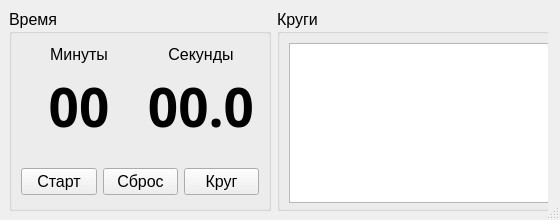
<?xml version="1.0" encoding="UTF-8"?>
<ui version="4.0">
 <class>MainWindow</class>
 <widget class="QMainWindow" name="MainWindow">
  <property name="geometry">
   <rect>
    <x>0</x>
    <y>0</y>
    <width>560</width>
    <height>220</height>
   </rect>
  </property>
  <property name="sizePolicy">
   <sizepolicy hsizetype="Fixed" vsizetype="Fixed">
    <horstretch>0</horstretch>
    <verstretch>0</verstretch>
   </sizepolicy>
  </property>
  <property name="minimumSize">
   <size>
    <width>560</width>
    <height>220</height>
   </size>
  </property>
  <property name="maximumSize">
   <size>
    <width>560</width>
    <height>246</height>
   </size>
  </property>
  <property name="font">
   <font>
    <pointsize>12</pointsize>
   </font>
  </property>
  <property name="windowTitle">
   <string>09_task_0501 --&gt; Секундомер</string>
  </property>
  <widget class="QWidget" name="centralwidget">
   <property name="sizePolicy">
    <sizepolicy hsizetype="Fixed" vsizetype="Fixed">
     <horstretch>0</horstretch>
     <verstretch>0</verstretch>
    </sizepolicy>
   </property>
   <property name="minimumSize">
    <size>
     <width>0</width>
     <height>220</height>
    </size>
   </property>
   <property name="maximumSize">
    <size>
     <width>548</width>
     <height>220</height>
    </size>
   </property>
   <layout class="QHBoxLayout" name="horizontalLayout">
    <item>
     <widget class="QGroupBox" name="groupBox_1">
      <property name="sizePolicy">
       <sizepolicy hsizetype="Fixed" vsizetype="Preferred">
        <horstretch>0</horstretch>
        <verstretch>0</verstretch>
       </sizepolicy>
      </property>
      <property name="minimumSize">
       <size>
        <width>0</width>
        <height>100</height>
       </size>
      </property>
      <property name="font">
       <font>
        <pointsize>12</pointsize>
        <bold>false</bold>
       </font>
      </property>
      <property name="title">
       <string>Время</string>
      </property>
      <layout class="QGridLayout" name="gridLayout_2">
       <item row="0" column="1">
        <layout class="QVBoxLayout" name="verticalLayout_3">
         <item>
          <widget class="QLabel" name="lb_minutes">
           <property name="sizePolicy">
            <sizepolicy hsizetype="Preferred" vsizetype="Fixed">
             <horstretch>0</horstretch>
             <verstretch>0</verstretch>
            </sizepolicy>
           </property>
           <property name="font">
            <font>
             <pointsize>12</pointsize>
             <bold>false</bold>
            </font>
           </property>
           <property name="text">
            <string>Минуты</string>
           </property>
           <property name="alignment">
            <set>Qt::AlignCenter</set>
           </property>
          </widget>
         </item>
         <item>
          <widget class="QLabel" name="lb_count_minutes">
           <property name="sizePolicy">
            <sizepolicy hsizetype="Preferred" vsizetype="Fixed">
             <horstretch>0</horstretch>
             <verstretch>0</verstretch>
            </sizepolicy>
           </property>
           <property name="font">
            <font>
             <family>DS-Digital</family>
             <pointsize>40</pointsize>
             <bold>true</bold>
            </font>
           </property>
           <property name="text">
            <string>00</string>
           </property>
           <property name="alignment">
            <set>Qt::AlignCenter</set>
           </property>
          </widget>
         </item>
        </layout>
       </item>
       <item row="0" column="2">
        <layout class="QVBoxLayout" name="verticalLayout_4">
         <item>
          <widget class="QLabel" name="lb_seconds">
           <property name="sizePolicy">
            <sizepolicy hsizetype="Preferred" vsizetype="Fixed">
             <horstretch>0</horstretch>
             <verstretch>0</verstretch>
            </sizepolicy>
           </property>
           <property name="font">
            <font>
             <pointsize>12</pointsize>
             <bold>false</bold>
            </font>
           </property>
           <property name="text">
            <string>Секунды</string>
           </property>
           <property name="alignment">
            <set>Qt::AlignCenter</set>
           </property>
          </widget>
         </item>
         <item>
          <widget class="QLabel" name="lb_count_seconds">
           <property name="sizePolicy">
            <sizepolicy hsizetype="Preferred" vsizetype="Fixed">
             <horstretch>0</horstretch>
             <verstretch>0</verstretch>
            </sizepolicy>
           </property>
           <property name="font">
            <font>
             <family>DS-Digital</family>
             <pointsize>40</pointsize>
             <bold>true</bold>
            </font>
           </property>
           <property name="text">
            <string>00.0</string>
           </property>
           <property name="textFormat">
            <enum>Qt::PlainText</enum>
           </property>
           <property name="alignment">
            <set>Qt::AlignCenter</set>
           </property>
          </widget>
         </item>
        </layout>
       </item>
       <item row="2" column="1" colspan="2">
        <layout class="QHBoxLayout" name="horizontalLayout_3">
         <item>
          <widget class="QPushButton" name="pb_start_stop">
           <property name="text">
            <string>Старт</string>
           </property>
          </widget>
         </item>
         <item>
          <widget class="QPushButton" name="pb_reset">
           <property name="text">
            <string>Сброс</string>
           </property>
          </widget>
         </item>
         <item>
          <widget class="QPushButton" name="pb_lap">
           <property name="text">
            <string>Круг</string>
           </property>
          </widget>
         </item>
        </layout>
       </item>
       <item row="1" column="1" colspan="2">
        <spacer name="verticalSpacer">
         <property name="orientation">
          <enum>Qt::Vertical</enum>
         </property>
         <property name="sizeType">
          <enum>QSizePolicy::Fixed</enum>
         </property>
         <property name="sizeHint" stdset="0">
          <size>
           <width>20</width>
           <height>17</height>
          </size>
         </property>
        </spacer>
       </item>
      </layout>
     </widget>
    </item>
    <item>
     <widget class="QGroupBox" name="groupBox_2">
      <property name="sizePolicy">
       <sizepolicy hsizetype="Fixed" vsizetype="Preferred">
        <horstretch>0</horstretch>
        <verstretch>0</verstretch>
       </sizepolicy>
      </property>
      <property name="minimumSize">
       <size>
        <width>280</width>
        <height>0</height>
       </size>
      </property>
      <property name="title">
       <string>Круги</string>
      </property>
      <layout class="QVBoxLayout" name="verticalLayout">
       <item>
        <widget class="QTextBrowser" name="txtbr_show_lap">
         <property name="sizePolicy">
          <sizepolicy hsizetype="Fixed" vsizetype="Expanding">
           <horstretch>0</horstretch>
           <verstretch>0</verstretch>
          </sizepolicy>
         </property>
         <property name="minimumSize">
          <size>
           <width>262</width>
           <height>160</height>
          </size>
         </property>
         <property name="maximumSize">
          <size>
           <width>220</width>
           <height>160</height>
          </size>
         </property>
         <property name="font">
          <font>
           <pointsize>11</pointsize>
          </font>
         </property>
        </widget>
       </item>
      </layout>
     </widget>
    </item>
   </layout>
  </widget>
  <widget class="QStatusBar" name="statusbar"/>
 </widget>
 <resources/>
 <connections/>
</ui>
